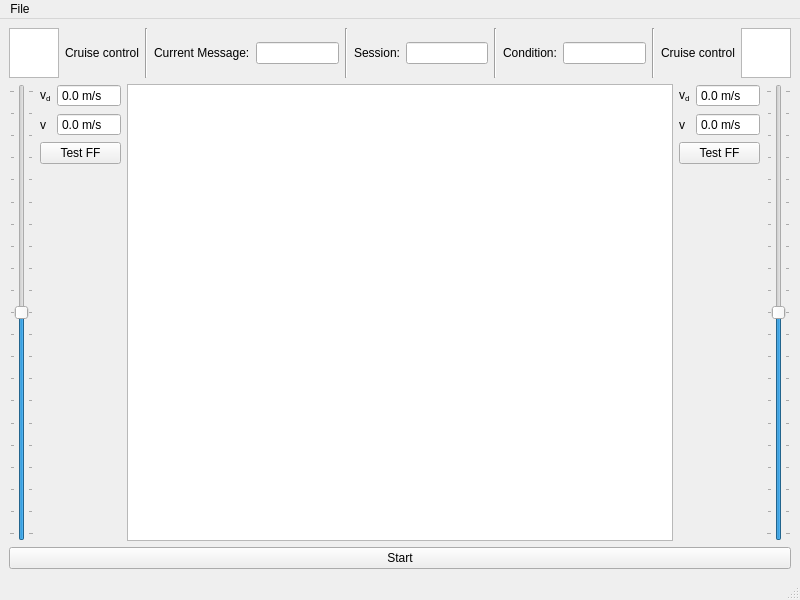
<?xml version="1.0" encoding="UTF-8"?>
<ui version="4.0">
 <class>MainWindow</class>
 <widget class="QMainWindow" name="MainWindow">
  <property name="geometry">
   <rect>
    <x>0</x>
    <y>0</y>
    <width>800</width>
    <height>600</height>
   </rect>
  </property>
  <property name="windowTitle">
   <string>MainWindow</string>
  </property>
  <widget class="QWidget" name="centralwidget">
   <layout class="QVBoxLayout" name="verticalLayout">
    <item>
     <layout class="QHBoxLayout" name="horizontalLayout_2">
      <item>
       <widget class="LEDWidget" name="leftLED">
        <property name="sizePolicy">
         <sizepolicy hsizetype="Maximum" vsizetype="Maximum">
          <horstretch>0</horstretch>
          <verstretch>0</verstretch>
         </sizepolicy>
        </property>
        <property name="minimumSize">
         <size>
          <width>50</width>
          <height>50</height>
         </size>
        </property>
        <property name="maximumSize">
         <size>
          <width>50</width>
          <height>50</height>
         </size>
        </property>
       </widget>
      </item>
      <item>
       <widget class="QLabel" name="label_2">
        <property name="text">
         <string>Cruise control</string>
        </property>
       </widget>
      </item>
      <item>
       <widget class="Line" name="line">
        <property name="orientation">
         <enum>Qt::Vertical</enum>
        </property>
       </widget>
      </item>
      <item>
       <widget class="QLabel" name="label">
        <property name="text">
         <string>Current Message:</string>
        </property>
       </widget>
      </item>
      <item>
       <widget class="QLineEdit" name="messageLineEdit">
        <property name="readOnly">
         <bool>true</bool>
        </property>
       </widget>
      </item>
      <item>
       <widget class="Line" name="line_3">
        <property name="orientation">
         <enum>Qt::Vertical</enum>
        </property>
       </widget>
      </item>
      <item>
       <widget class="QLabel" name="label_4">
        <property name="text">
         <string>Session:</string>
        </property>
       </widget>
      </item>
      <item>
       <widget class="QLineEdit" name="sessionLineEdit"/>
      </item>
      <item>
       <widget class="Line" name="line_4">
        <property name="orientation">
         <enum>Qt::Vertical</enum>
        </property>
       </widget>
      </item>
      <item>
       <widget class="QLabel" name="label_9">
        <property name="text">
         <string>Condition:</string>
        </property>
       </widget>
      </item>
      <item>
       <widget class="QLineEdit" name="conditionLineEdit"/>
      </item>
      <item>
       <widget class="Line" name="line_2">
        <property name="orientation">
         <enum>Qt::Vertical</enum>
        </property>
       </widget>
      </item>
      <item>
       <widget class="QLabel" name="label_3">
        <property name="text">
         <string>Cruise control</string>
        </property>
       </widget>
      </item>
      <item>
       <widget class="LEDWidget" name="rightLED">
        <property name="sizePolicy">
         <sizepolicy hsizetype="Maximum" vsizetype="Maximum">
          <horstretch>0</horstretch>
          <verstretch>0</verstretch>
         </sizepolicy>
        </property>
        <property name="minimumSize">
         <size>
          <width>50</width>
          <height>50</height>
         </size>
        </property>
        <property name="maximumSize">
         <size>
          <width>50</width>
          <height>50</height>
         </size>
        </property>
       </widget>
      </item>
     </layout>
    </item>
    <item>
     <layout class="QHBoxLayout" name="horizontalLayout">
      <item>
       <widget class="QSlider" name="leftVerticalSlider">
        <property name="minimum">
         <number>-100</number>
        </property>
        <property name="maximum">
         <number>100</number>
        </property>
        <property name="orientation">
         <enum>Qt::Vertical</enum>
        </property>
        <property name="tickPosition">
         <enum>QSlider::TicksBothSides</enum>
        </property>
       </widget>
      </item>
      <item>
       <layout class="QVBoxLayout" name="verticalLayout_2">
        <item>
         <layout class="QHBoxLayout" name="horizontalLayout_4">
          <item>
           <widget class="QLabel" name="label_6">
            <property name="text">
             <string>&lt;html&gt;&lt;head/&gt;&lt;body&gt;&lt;p&gt;v&lt;span style=&quot; vertical-align:sub;&quot;&gt;d&lt;/span&gt;&lt;/p&gt;&lt;/body&gt;&lt;/html&gt;</string>
            </property>
           </widget>
          </item>
          <item>
           <widget class="QDoubleSpinBox" name="leftVdDoubleSpinBox">
            <property name="buttonSymbols">
             <enum>QAbstractSpinBox::NoButtons</enum>
            </property>
            <property name="suffix">
             <string> m/s</string>
            </property>
            <property name="decimals">
             <number>1</number>
            </property>
           </widget>
          </item>
         </layout>
        </item>
        <item>
         <layout class="QHBoxLayout" name="horizontalLayout_3">
          <item>
           <widget class="QLabel" name="label_5">
            <property name="text">
             <string>v</string>
            </property>
           </widget>
          </item>
          <item>
           <widget class="QDoubleSpinBox" name="leftVDoubleSpinBox">
            <property name="buttonSymbols">
             <enum>QAbstractSpinBox::NoButtons</enum>
            </property>
            <property name="suffix">
             <string> m/s</string>
            </property>
            <property name="decimals">
             <number>1</number>
            </property>
           </widget>
          </item>
         </layout>
        </item>
        <item>
         <widget class="QPushButton" name="leftTestFFPushButton">
          <property name="text">
           <string>Test FF</string>
          </property>
         </widget>
        </item>
        <item>
         <spacer name="verticalSpacer">
          <property name="orientation">
           <enum>Qt::Vertical</enum>
          </property>
          <property name="sizeHint" stdset="0">
           <size>
            <width>20</width>
            <height>40</height>
           </size>
          </property>
         </spacer>
        </item>
       </layout>
      </item>
      <item>
       <widget class="WorldView" name="worldView"/>
      </item>
      <item>
       <layout class="QVBoxLayout" name="verticalLayout_3">
        <item>
         <layout class="QHBoxLayout" name="horizontalLayout_5">
          <item>
           <widget class="QLabel" name="label_7">
            <property name="text">
             <string>&lt;html&gt;&lt;head/&gt;&lt;body&gt;&lt;p&gt;v&lt;span style=&quot; vertical-align:sub;&quot;&gt;d&lt;/span&gt;&lt;/p&gt;&lt;/body&gt;&lt;/html&gt;</string>
            </property>
           </widget>
          </item>
          <item>
           <widget class="QDoubleSpinBox" name="rightVdDoubleSpinBox">
            <property name="buttonSymbols">
             <enum>QAbstractSpinBox::NoButtons</enum>
            </property>
            <property name="suffix">
             <string> m/s</string>
            </property>
            <property name="decimals">
             <number>1</number>
            </property>
           </widget>
          </item>
         </layout>
        </item>
        <item>
         <layout class="QHBoxLayout" name="horizontalLayout_6">
          <item>
           <widget class="QLabel" name="label_8">
            <property name="text">
             <string>v</string>
            </property>
           </widget>
          </item>
          <item>
           <widget class="QDoubleSpinBox" name="rightVDoubleSpinBox">
            <property name="buttonSymbols">
             <enum>QAbstractSpinBox::NoButtons</enum>
            </property>
            <property name="suffix">
             <string> m/s</string>
            </property>
            <property name="decimals">
             <number>1</number>
            </property>
           </widget>
          </item>
         </layout>
        </item>
        <item>
         <widget class="QPushButton" name="rightTestFFPushButton">
          <property name="text">
           <string>Test FF</string>
          </property>
         </widget>
        </item>
        <item>
         <spacer name="verticalSpacer_2">
          <property name="orientation">
           <enum>Qt::Vertical</enum>
          </property>
          <property name="sizeHint" stdset="0">
           <size>
            <width>20</width>
            <height>40</height>
           </size>
          </property>
         </spacer>
        </item>
       </layout>
      </item>
      <item>
       <widget class="QSlider" name="rightVerticalSlider">
        <property name="enabled">
         <bool>true</bool>
        </property>
        <property name="minimum">
         <number>-100</number>
        </property>
        <property name="maximum">
         <number>100</number>
        </property>
        <property name="orientation">
         <enum>Qt::Vertical</enum>
        </property>
        <property name="tickPosition">
         <enum>QSlider::TicksBothSides</enum>
        </property>
       </widget>
      </item>
     </layout>
    </item>
    <item>
     <widget class="QPushButton" name="startPushButton">
      <property name="text">
       <string>Start</string>
      </property>
     </widget>
    </item>
   </layout>
  </widget>
  <widget class="QMenuBar" name="menubar">
   <property name="geometry">
    <rect>
     <x>0</x>
     <y>0</y>
     <width>800</width>
     <height>21</height>
    </rect>
   </property>
   <widget class="QMenu" name="menuFile">
    <property name="title">
     <string>File</string>
    </property>
    <addaction name="actionAdd_condition"/>
   </widget>
   <addaction name="menuFile"/>
  </widget>
  <widget class="QStatusBar" name="statusbar"/>
  <action name="actionAdd_condition">
   <property name="text">
    <string>Add condition...</string>
   </property>
  </action>
 </widget>
 <customwidgets>
  <customwidget>
   <class>WorldView</class>
   <extends>QGraphicsView</extends>
   <header>gui/worldview.h</header>
  </customwidget>
  <customwidget>
   <class>LEDWidget</class>
   <extends>QGraphicsView</extends>
   <header>gui/ledwidget.h</header>
  </customwidget>
 </customwidgets>
 <resources/>
 <connections/>
</ui>
